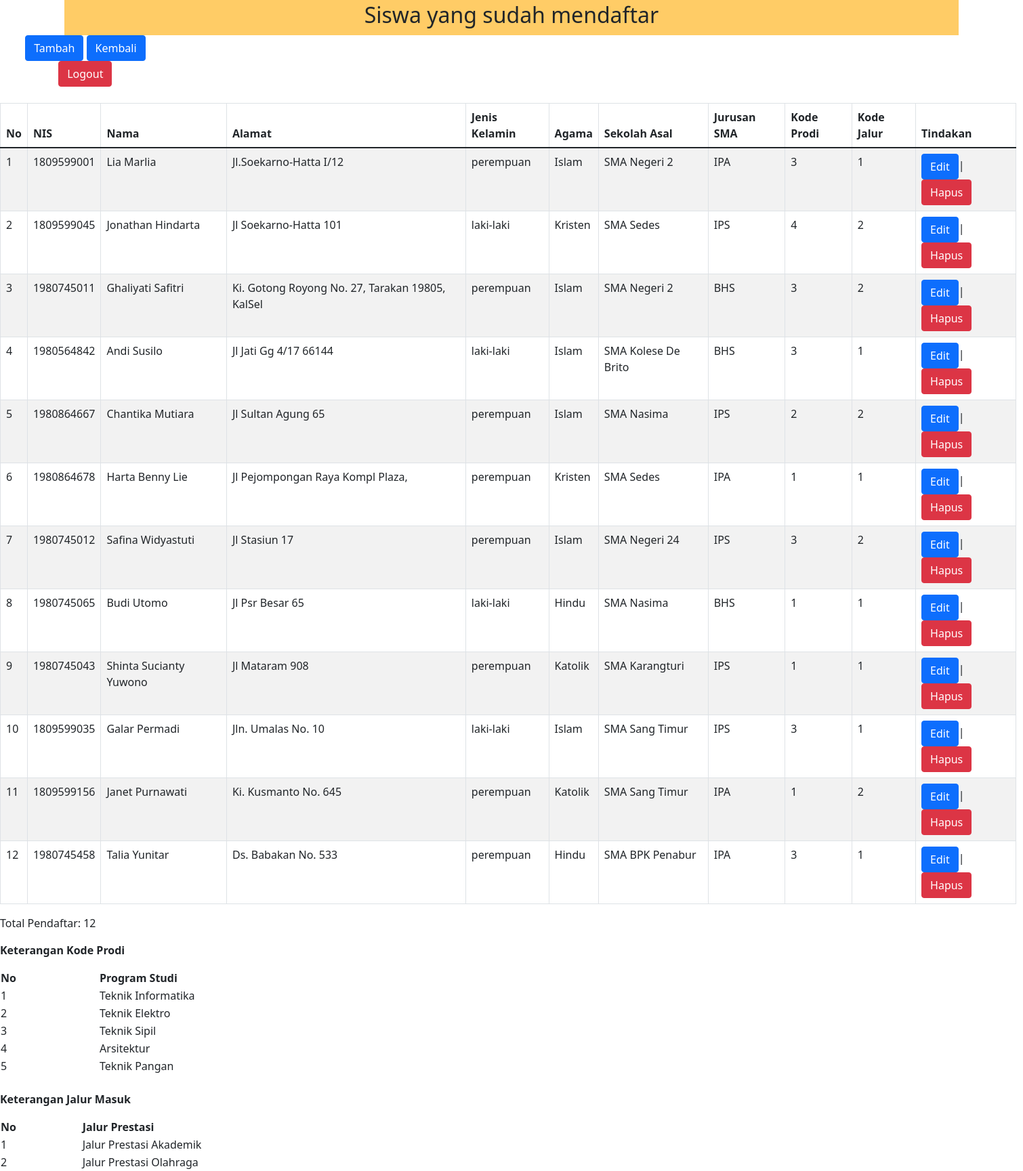
The app's page /list-siswa.php (signed in) with its own data.
### tables this page shows
CREATE TABLE `calon_mahasiswa` (
  `id` int(11) NOT NULL,
  `NIS` varchar(25) NOT NULL,
  `nama` varchar(64) NOT NULL,
  `alamat` varchar(255) NOT NULL,
  `jenis_kelamin` varchar(16) NOT NULL,
  `agama` varchar(16) NOT NULL,
  `sekolah_asal` varchar(64) NOT NULL,
  `Jurusan_SMA` varchar(3) NOT NULL,
  `Kode_Prodi` int(11) NOT NULL,
  `Kode_Jalur` int(11) NOT NULL
);

### list-siswa.php (the view, shortened to what this page needs)
<?php include("config.php"); ?>
<!DOCTYPE html>
<html>
<head>
    <link href="https://cdn.jsdelivr.net/npm/bootstrap@5.1.3/dist/css/bootstrap.min.css" rel="stylesheet">
</head>
<body>
	<div class="container yellow-background">
      <div class="title">
        <h2 class="container yellow-background">Siswa yang sudah mendaftar</h2>
      </div>
    </div>
	<div class="col-2">
        <a href="form-daftar2.php"><button type="button" class="btn btn-primary">Tambah</button></a>
		<a href="index2.php"><button type="button" class="btn btn-primary">Kembali</button></a>
		<a href="logout.php"><button type="button" class="btn btn-danger">Logout</button></a>
    </div>
	<br>
	<table class="table table-striped table-bordered table-hover align-self-center" style="width: 1500px">
	<thead>
		<tr>
			<th>No</th>
			<th>NIS</th>
			<th>Nama</th>
			<th>Alamat</th>
			<th>Jenis Kelamin</th>
			<th>Agama</th>
			<th>Sekolah Asal</th>
			<th>Jurusan SMA</th>
			<th>Kode Prodi</th>
			<th>Kode Jalur</th>
			<th>Tindakan</th>
		</tr>
	</thead>
	<tbody>
		<?php
		$sql = "SELECT * FROM calon_mahasiswa";
		$query = mysqli_query($db, $sql);
		while($siswa = mysqli_fetch_array($query)){
			echo "<tr>";
			echo "<td>".$siswa['id']."</td>";
			echo "<td>".$siswa['NIS']."</td>";
			echo "<td>".$siswa['nama']."</td>";
			echo "<td>".$siswa['alamat']."</td>";
			echo "<td>".$siswa['jenis_kelamin']."</td>";
			echo "<td>".$siswa['agama']."</td>";
			echo "<td>".$siswa['sekolah_asal']."</td>";
			echo "<td>".$siswa['Jurusan_SMA']."</td>";
			echo "<td>".$siswa['Kode_Prodi']."</td>";
			echo "<td>".$siswa['Kode_Jalur']."</td>";
			echo "<td>";
			echo "<a class='btn btn-primary' role='button' href='form-edit.php?id=".$siswa['id']."'>Edit</a>|";
			echo "<a class='btn btn-danger' role='button' href='hapus.php?id=".$siswa['id']."'>Hapus</a>";
			echo "</td>";
			echo "</tr>";
		}
		?>
	</tbody>
	</table>
	<p>Total Pendaftar: <?php echo mysqli_num_rows($query) ?></p>
	<p><strong>Keterangan Kode Prodi</strong></p>
	<table>
      <thead>
        <tr>
          <th scope="col">No</th>
          <th scope="col">Program Studi</th>
        </tr>
      </thead>
      <tbody>
        <tr>
          <td>1</td>
          <td>Teknik Informatika</td>
        </tr>
        <tr>
          <td>2</td>
          <td>Teknik Elektro</td>
        </tr>
        <tr>
          <td>3</td>
          <td>Teknik Sipil</td>
        </tr>
        <tr>
          <td>4</td>
          <td>Arsitektur</td>
        </tr>
		<tr>
          <td>5</td>
          <td>Teknik Pangan</td>
        </tr>
      </tbody>
    </table>
	<br>
	<p><strong>Keterangan Jalur Masuk</strong></p>
	<table>
      <thead>
        <tr>
          <th scope="col">No</th>
          <th scope="col">Jalur Prestasi</th>
        </tr>
      </thead>
      <tbody>
        <tr>
          <td>1</td>
          <td>Jalur Prestasi Akademik</td>
        </tr>
        <tr>
          <td>2</td>
          <td>Jalur Prestasi Olahraga</td>
        </tr>
      </tbody>
    </table>
	</body>
</html>

### list-siswa.php (style rules this page uses)
.yellow-background { background-color: rgb(255, 204, 102); }
.title { padding-top: 3px; padding-bottom: 3px; width: 800px; margin: auto; }
h2 { text-align: center }
table { width: 65%; }
div { text-align: center }

### records on screen
calon_mahasiswa: id "1", NIS "1809599001", nama "Lia Marlia", alamat "Jl.Soekarno-Hatta I/12", jenis_kelamin "perempuan", agama "Islam", sekolah_asal "SMA Negeri 2", Jurusan_SMA "IPA", Kode_Prodi "3", Kode_Jalur "1"
calon_mahasiswa: id "2", NIS "1809599045", nama "Jonathan Hindarta", alamat "Jl Soekarno-Hatta 101", jenis_kelamin "laki-laki", agama "Kristen", sekolah_asal "SMA Sedes", Jurusan_SMA "IPS", Kode_Prodi "4", Kode_Jalur "2"
calon_mahasiswa: id "3", NIS "1980745011", nama "Ghaliyati Safitri", alamat "Ki. Gotong Royong No. 27, Tarakan 19805, KalSel", jenis_kelamin "perempuan", agama "Islam", sekolah_asal "SMA Negeri 2", Jurusan_SMA "BHS", Kode_Prodi "3", Kode_Jalur "2"
calon_mahasiswa: id "4", NIS "1980564842", nama "Andi Susilo", alamat "Jl Jati Gg 4/17 66144", jenis_kelamin "laki-laki", agama "Islam", sekolah_asal "SMA Kolese De Brito", Jurusan_SMA "BHS", Kode_Prodi "3", Kode_Jalur "1"
calon_mahasiswa: id "5", NIS "1980864667", nama "Chantika Mutiara", alamat "Jl Sultan Agung 65", jenis_kelamin "perempuan", agama "Islam", sekolah_asal "SMA Nasima", Jurusan_SMA "IPS", Kode_Prodi "2", Kode_Jalur "2"
calon_mahasiswa: id "6", NIS "1980864678", nama "Harta Benny Lie", alamat "Jl Pejompongan Raya Kompl Plaza,", jenis_kelamin "perempuan", agama "Kristen", sekolah_asal "SMA Sedes", Jurusan_SMA "IPA", Kode_Prodi "1", Kode_Jalur "1"
calon_mahasiswa: id "7", NIS "1980745012", nama "Safina Widyastuti", alamat "Jl Stasiun 17", jenis_kelamin "perempuan", agama "Islam", sekolah_asal "SMA Negeri 24", Jurusan_SMA "IPS", Kode_Prodi "3", Kode_Jalur "2"
calon_mahasiswa: id "8", NIS "1980745065", nama "Budi Utomo", alamat "Jl Psr Besar 65", jenis_kelamin "laki-laki", agama "Hindu", sekolah_asal "SMA Nasima", Jurusan_SMA "BHS", Kode_Prodi "1", Kode_Jalur "1"
calon_mahasiswa: id "9", NIS "1980745043", nama "Shinta Sucianty Yuwono", alamat "Jl Mataram 908", jenis_kelamin "perempuan", agama "Katolik", sekolah_asal "SMA Karangturi", Jurusan_SMA "IPS", Kode_Prodi "1", Kode_Jalur "1"
calon_mahasiswa: id "10", NIS "1809599035", nama "Galar Permadi", alamat "Jln. Umalas No. 10", jenis_kelamin "laki-laki", agama "Islam", sekolah_asal "SMA Sang Timur", Jurusan_SMA "IPS", Kode_Prodi "3", Kode_Jalur "1"
calon_mahasiswa: id "11", NIS "1809599156", nama "Janet Purnawati", alamat "Ki. Kusmanto No. 645", jenis_kelamin "perempuan", agama "Katolik", sekolah_asal "SMA Sang Timur", Jurusan_SMA "IPA", Kode_Prodi "1", Kode_Jalur "2"
calon_mahasiswa: id "12", NIS "1980745458", nama "Talia Yunitar", alamat "Ds. Babakan No. 533", jenis_kelamin "perempuan", agama "Hindu", sekolah_asal "SMA BPK Penabur", Jurusan_SMA "IPA", Kode_Prodi "3", Kode_Jalur "1"

### other values on screen
mysqli_num_rows($query) "12"
